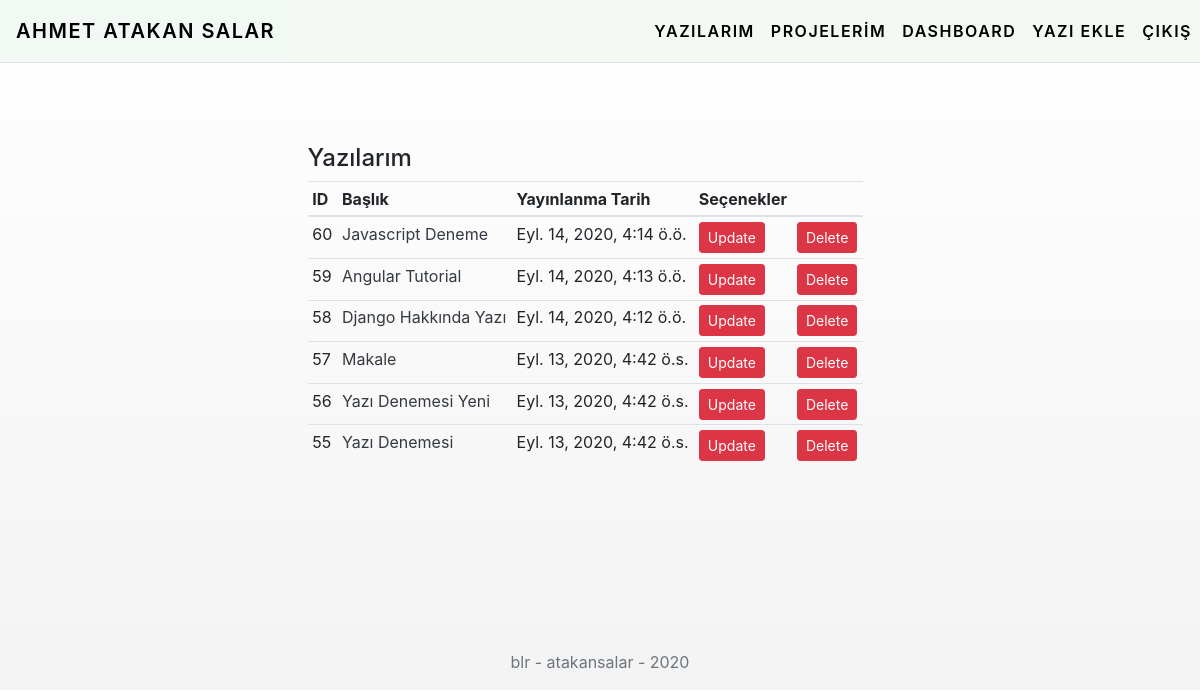
The page /posts/dashboard/ (signed in) on the database as committed earlier.
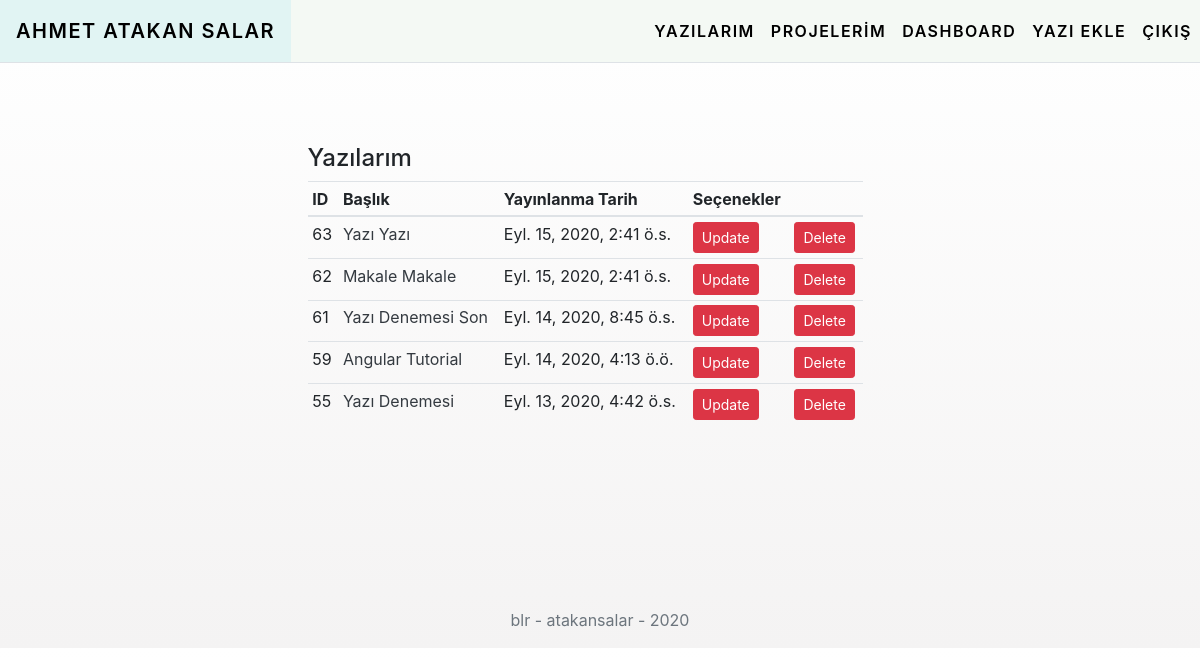
The same page on the database as committed later.
### post/models.py (models this page shows, shortened)
class Post(models.Model):
    post_author = models.ForeignKey("auth.User", on_delete=models.CASCADE)
    post_title = models.CharField(max_length=50)
    post_content = RichTextField()
    post_date = models.DateTimeField(auto_now_add=True)
    post_image = models.FileField(blank=True, null=True, verbose_name="Resim Ekle:")
    post_tags = models.ManyToManyField(Tag, verbose_name="Add Tag", blank=True)
    slug = models.SlugField(null=False, unique=True)
    class Meta:
        ordering =['-post_date']

### post/views.py (the view)
# urls.py: path('dashboard/', views.dashboard, name='dashboard'),
@login_required(login_url="user:login")
def dashboard(request):
    posts = Post.objects.filter(post_author = request.user)
    context = {
        "posts": posts,
    }
    return render(request, 'dashboard.html', context)

### templates/dashboard.html
{% extends "layout.html" %} {% block body %}
<div class="row w-100">
  <div class="col-md-6 offset-md-3 align-self-center content-wrapper">
    <h4 class="mt-5">Yazılarım</h4>
    <table class="table table-sm">
      <thead>
        <tr>
          <th scope="col">ID</th>
          <th scope="col">Başlık</th>
          <th scope="col">Yayınlanma Tarih</th>
          <th scope="col">Seçenekler</th>
          <th scope="col"></th>
        </tr>
      </thead>
      <tbody>
        {% for post in posts %}
        <tr>
          <td>{{post.id}}</td>
          <td>
            <a href="{% url 'post:post' post.id %}" class="text-dark"
              >{{post.post_title}}</a
            >
          </td>
          <td>{{post.post_date}}</td>
          <td>
            <a
              class="btn btn-danger btn-sm"
              href="{% url 'post:updatePost' post.id %}"
              >Update</a
            >
          </td>
          <td>
            <a
              class="btn btn-danger btn-sm"
              href="{% url 'post:deletePost' post.id %}"
              >Delete</a
            >
          </td>
        </tr>
        {% endfor %}
      </tbody>
    </table>
  </div>
</div>
{% endblock body %}

### templates/layout.html (shortened to what this page needs)
<!DOCTYPE html>
{% load static %}
<html lang="en">
  <head>
    <link rel="stylesheet" href="{% static 'style/style.css' %}" />
    <link rel="stylesheet" href="{% static 'style/snippet_style.css' %}" />
    <link rel="stylesheet" href="{% static 'css/bootstrap.min.css' %}" />
    <link
      rel="stylesheet"
      href="https://use.fontawesome.com/releases/v5.0.13/css/all.css"
    />
  </head>
  <body class="container-fluid">
    {% include "includes/navbar.html" %} {% block body %} {% endblock body %}
  </body>
  <footer>
    <p class="text-center text-secondary pt-2 m-0">blr - atakansalar - 2020</p>
  </footer>
</html>

### templates/includes/navbar.html (shortened to what this page needs)
<nav
  class="navbar fixed-top navbar-expand-md navbar-inverse border-bottom justify p-0"
>
  <a href="{% url 'index' %}" class="navbar-brand hoverable p-3"
    >AHMET ATAKAN SALAR</a
  >
  <div class="collapse navbar-collapse closed p-0" id="navbarCollapse">
    <ul class="navbar-nav ml-auto">
      <li class="nav-item hoverable">
        <a class="nav-link" href="{% url 'post:posts'  %}">YAZILARIM</a>
      </li>
      <li class="nav-item hoverable">
        <a class="nav-link" href="{% url 'projects'  %}">PROJELERİM</a>
      </li>
      {% if request.user.is_authenticated %}
      <li class="nav-item hoverable">
        <a class="nav-link" href="{% url 'post:dashboard'  %}">DASHBOARD</a>
      </li>
      <li class="nav-item hoverable">
        <a class="nav-link" href="{% url 'post:makepost'  %}">YAZI EKLE</a>
      </li>
      <li class="nav-item hoverable">
        <a class="nav-link" href="{% url 'user:logout'  %}">ÇIKIŞ</a>
      </li>
      {% endif %}
    </ul>
  </div>
</nav>

### static/style/style.css (style rules this page uses)
body { background-image: linear-gradient(#fff, #f4f3f3); }
nav { background-color: #f4f9f4; }
.hoverable { color: #000; font-weight: 600; letter-spacing: 1.5px; }
.hoverable a { color: #000; padding: 1.2rem 0.5rem 1.2rem 0.5rem !important; }
.content-wrapper { margin-top: 6rem; margin-bottom: 10rem; }
footer { height: 3rem; }

Rows that differ between the two databases and show on the page:
removed Post: id "60", post_title "Javascript Deneme", post_date "Eyl. 14, 2020, 4:14 ö.ö."
removed Post: id "58", post_title "Django Hakkında Yazı", post_date "Eyl. 14, 2020, 4:12 ö.ö."
removed Post: id "57", post_title "Makale", post_date "Eyl. 13, 2020, 4:42 ö.s."
removed Post: id "56", post_title "Yazı Denemesi Yeni", post_date "Eyl. 13, 2020, 4:42 ö.s."
added Post: id "63", post_title "Yazı Yazı", post_date "Eyl. 15, 2020, 2:41 ö.s."
added Post: id "62", post_title "Makale Makale", post_date "Eyl. 15, 2020, 2:41 ö.s."
added Post: id "61", post_title "Yazı Denemesi Son", post_date "Eyl. 14, 2020, 8:45 ö.s."
